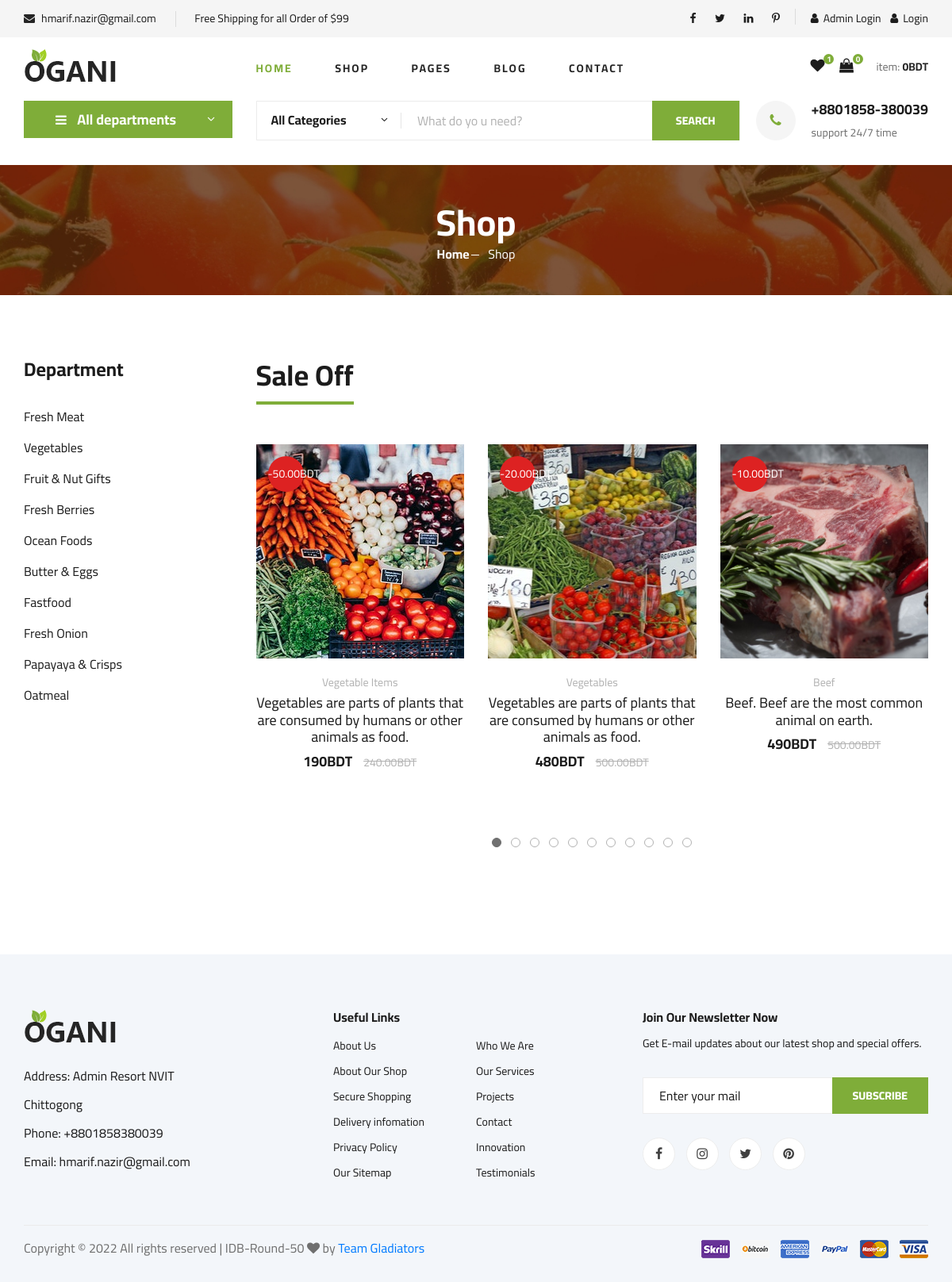
The app's page /shop-grid.php with its own data.
### tables this page shows
CREATE TABLE `product_category` (
  `id` int(11) NOT NULL,
  `category` varchar(255) NOT NULL,
  `image` varchar(255) NOT NULL,
  `banner` varchar(255) DEFAULT NULL,
  `show_home` int(11) DEFAULT 0,
  `created_at` timestamp NOT NULL DEFAULT current_timestamp() ON UPDATE current_timestamp(),
  `deleted_at` timestamp NOT NULL DEFAULT current_timestamp() ON UPDATE current_timestamp()
);

CREATE TABLE `product` (
  `id` int(11) NOT NULL,
  `category_id` varchar(255) NOT NULL,
  `name` varchar(255) NOT NULL,
  `review_products` int(11) NOT NULL,
  `price` decimal(10,2) NOT NULL,
  `discount` decimal(10,2) NOT NULL,
  `desc_short` varchar(255) NOT NULL,
  `desc_long` varchar(255) NOT NULL,
  `information` varchar(255) NOT NULL,
  `ratings` varchar(255) NOT NULL,
  `qty` int(11) DEFAULT NULL,
  `status` int(11) DEFAULT NULL,
  `shipping` varchar(255) DEFAULT NULL,
  `weight` varchar(255) DEFAULT NULL,
  `latest_products` int(11) DEFAULT NULL,
  `top_rated_products` int(11) DEFAULT NULL,
  `offer` int(11) DEFAULT NULL,
  `thumb` varchar(255) NOT NULL,
  `image` varchar(255) NOT NULL,
  `created_at` timestamp NOT NULL DEFAULT current_timestamp() ON UPDATE current_timestamp(),
  `deleted_at` timestamp NOT NULL DEFAULT current_timestamp() ON UPDATE current_timestamp()
);

### includes/connection.php (called while the page is built, shortened)
<?php
    require_once('crud/crud.php');
    $base_url="http://localhost/e-commerce_project";
    $mysqli=new crud;

### crud/crud.php (called while the page is built, shortened)
<?php
    class crud{
        private $conn;
        public function __construct(){
            $this->conn=new mysqli("localhost","root","","e-commerce");
        }
        public function common_select($table,$data="*",$where=false,$orderby=false,$order="ASC",$limit=false,$offset=false){
            $selectdata=$error=$msg=false;
            $numrows=0;
            $sql="select $data from $table ";
            if($where && is_array($where)){
                $sql.= "where ";
                foreach($where as $k=>$v){
                    $sql.= "$k='$v' and ";
                }
                $sql=rtrim($sql,"and ");
            }
            $res=$this->conn->query($sql);
            if($res->num_rows > 0){
				$data = array();
				while($singleData = $res->fetch_object()){
					$data[] = $singleData;
				}
                $selectdata=$data;
                $numrows=$res->num_rows;
                $msg="data found";
            }else{
                $msg="No data found";
                $error=true;
                $numrows=$res->num_rows;
            }
            $return=array("msg"=>$msg,"error"=>$error,"selectdata"=>$selectdata,"numrows"=>$numrows);
            return $return;
        }
    }
?>

### shop-grid.php (the view, shortened to what this page needs)
<?php include('includes/header.php') ?>
<?php include('includes/header_bottom.php') ?>
    <section class="breadcrumb-section set-bg" data-setbg="img/breadcrumb.jpg">
        <div class="container">
            <div class="row">
                <div class="col-lg-12 text-center">
                    <div class="breadcrumb__text">
                        <h2>Shop</h2>
                        <div class="breadcrumb__option">
                            <a href="index.php">Home</a>
                            <span>Shop</span>
                        </div>
                    </div>
                </div>
            </div>
        </div>
    </section>
    <section class="product spad">
        <div class="container">
            <div class="row">
                <div class="col-lg-3 col-md-5">
                    <div class="sidebar">
                        <div class="sidebar__item">
                            <h4>Department</h4>
                            <ul>
                            <?php
								$cats=$mysqli->common_select('product_category','id,category');
								if(!$cats['error']){
									foreach($cats['selectdata'] as $cat){
							?>
							<li><a href="category.php?id=<?= $cat->id ?>"><?= $cat->category ?></a></li>
							<?php } } ?>
                            </ul>
                        </div>
                    </div>
                </div>
                <div class="col-lg-9 col-md-7">
				<?php
	$discountwhere['discount >']=1;
	$discount_products=$mysqli->common_select('product','*',$discountwhere);
	if(!$discount_products['error'] && $discount_products['selectdata']){ ?>
                    <div class="product__discount">
                        <div class="section-title product__discount__title">
                            <h2>Sale Off</h2>
                        </div>
                        <div class="row">
                            <div class="product__discount__slider owl-carousel">
<?php foreach($discount_products['selectdata'] as $dispro){ ?>
                                <div class="col-lg-4">
                                    <div class="product__discount__item">
                                        <div class="product__discount__item__pic set-bg"
                                            data-setbg="<?= $base_url?>/admin/images/products/thumb/<?= $dispro->thumb ?>">
                                            <div class="product__discount__percent">-<?= $dispro->discount ?>BDT</div>
                                        </div>
                                        <div class="product__discount__item__text">
                                            <span><?= $dispro->name ?></span>
                                            <h5><a href="shop-details.php?id=<?= $dispro->id ?>"><?= $dispro->desc_short ?></a></h5>
                                            <div class="product__item__price"><?= ($dispro->price - $dispro->discount)  ?>BDT <span> <?= $dispro->price ?>BDT</span></div>
                                        </div>
                                    </div>
                                </div>
	<?php }  ?>
							</div>
                        </div>
                    </div>
	<?php } ?>
                </div>
            </div>
        </div>
    </section>
	<?php include('includes/footer.php') ?>

### css/style.css (style rules this page uses)
html, body { height: 100%; font-family: "Cairo", sans-serif; -webkit-font-smoothing: antialiased; font-smoothing: antialiased; }
h1, h2, h3, h4, h5, h6 { margin: 0; color: #111111; font-weight: 400; font-family: "Cairo", sans-serif; }
h2 { font-size: 36px; }
h4 { font-size: 24px; }
h5 { font-size: 18px; }
ul, ol { padding: 0; margin: 0; }
.section-title { margin-bottom: 50px; text-align: center; }
.section-title h2 { color: #1c1c1c; font-weight: 700; position: relative; }
.section-title h2:after { position: absolute; left: 0; bottom: -15px; right: 0; height: 4px; width: 80px; background: #7fad39; content: ""; margin: 0 auto; }
.set-bg { background-repeat: no-repeat; background-size: cover; background-position: top center; }
.spad { padding-top: 100px; padding-bottom: 100px; }
.breadcrumb-section { display: flex; align-items: center; padding: 45px 0 40px; }
.breadcrumb__text h2 { font-size: 46px; color: #ffffff; font-weight: 700; }
.breadcrumb__option a { display: inline-block; font-size: 16px; color: #ffffff; font-weight: 700; margin-right: 20px; position: relative; }
.breadcrumb__option a:after { position: absolute; right: -12px; top: 13px; height: 1px; width: 10px; background: #ffffff; content: ""; }
.breadcrumb__option span { display: inline-block; font-size: 16px; color: #ffffff; }
.sidebar__item { margin-bottom: 35px; }
.sidebar__item h4 { color: #1c1c1c; font-weight: 700; margin-bottom: 25px; }
.sidebar__item ul li { list-style: none; }
.sidebar__item ul li a { font-size: 16px; color: #1c1c1c; line-height: 39px; display: block; }
.product { padding-top: 80px; padding-bottom: 80px; }
.product__discount { padding-bottom: 50px; }
.product__discount__title { text-align: left; margin-bottom: 65px; }
.product__discount__title h2 { display: inline-block; }
.product__discount__title h2:after { margin: 0; width: 100%; }
.product__discount__item__pic { height: 270px; position: relative; overflow: hidden; }
.product__discount__item__pic .product__discount__percent { height: 45px; width: 45px; background: #dd2222; border-radius: 50%; font-size: 14px; color: #ffffff; line-height: 45px; text-align: center; position: absolute; left: 15px; top: 15px; }
.product__discount__item__text { text-align: center; padding-top: 20px; }
.product__discount__item__text span { font-size: 14px; color: #b2b2b2; display: block; margin-bottom: 4px; }
.product__discount__item__text h5 { margin-bottom: 6px; }
.product__discount__item__text h5 a { color: #1c1c1c; }
.product__discount__item__text .product__item__price { font-size: 18px; color: #1c1c1c; font-weight: 700; }
.product__discount__item__text .product__item__price span { display: inline-block; font-weight: 400; text-decoration: line-through; margin-left: 10px; }
.product__discount__slider .col-lg-4 { max-width: 100%; }
@media only screen and (min-width: 1200px) { .container { max-width: 1170px; } }

### records on screen
product_category: category "Fresh Meat"
product_category: category "Vegetables"
product_category: category "Fruit & Nut Gifts"
product_category: category "Fresh Berries"
product_category: category "Ocean Foods"
product_category: category "Butter & Eggs"
product_category: category "Fastfood"
product_category: category "Fresh Onion"
product_category: category "Papayaya & Crisps"
product_category: category "Oatmeal"
product: shows a picture, discount "50.00", name "Vegetable Items", desc_short "Vegetables are parts of plants that are consumed by humans or other animals as food.", $dispro->price - $dispro->discount "190", price "240.00"
product: shows a picture, discount "20.00", name "Vegetables", desc_short "Vegetables are parts of plants that are consumed by humans or other animals as food.", $dispro->price - $dispro->discount "480", price "500.00"
product: shows a picture, discount "10.00", name "Beef", desc_short "Beef. Beef are the most common animal on earth.", $dispro->price - $dispro->discount "490", price "500.00"
